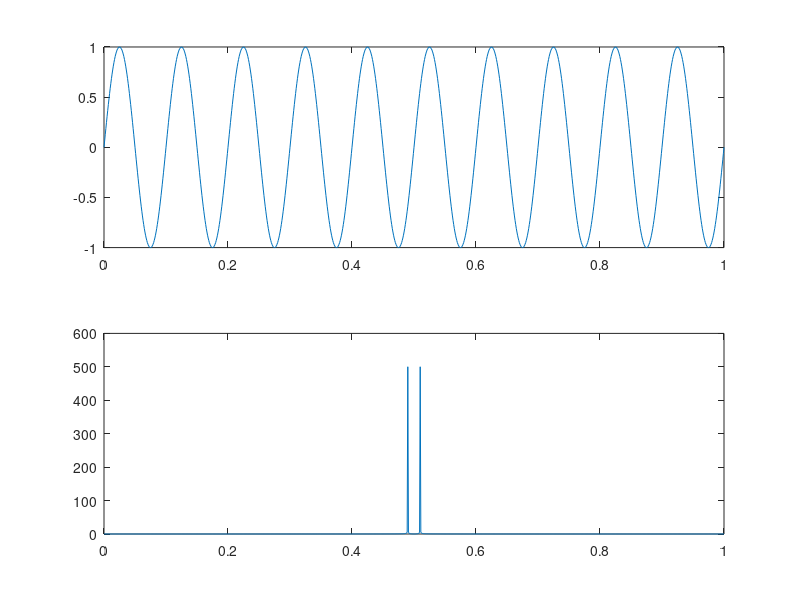

Recreate this plot in MATLAB.
t=0:1/1e3:1
fm=10
x=sin(2*pi*fm*t)
subplot(2,1,1)
plot(t,x)
subplot(2,1,2)
f=fftshift(fft(x))
fr=-50:1:50
plot(t,abs(f))

